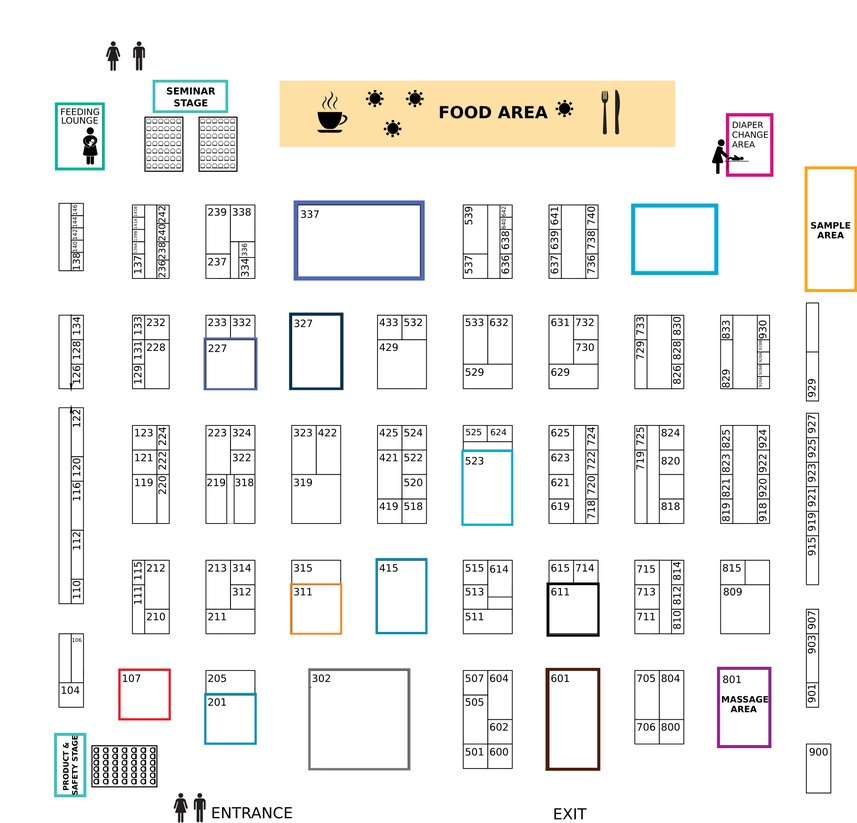
#> input picture path/SHOW.jpg, 857 x 823 px, shrunk from 4000 x 3841 before the run, found by its file name
$ python g_test4.py
#> lines starting #> are read from the running program, lines starting #| are printed output that depends on the picture; after the words box and inside, x2 and y2 are one past the last pixel; in counts of white or black regions, pixels touching at a corner belong together

import cv2
import numpy as np
import matplotlib.pyplot as plt
import pytesseract
from pytesseract import Output
import pandas as pd
import re
from skimage.morphology import skeletonize
from sklearn.cluster import KMeans
from scipy.spatial import distance_matrix

# Global variables to store state
contours = []
outer_contours = []
first_level_contours = []
filtered_contours = []
outer_to_inner = {}
original_image = None
history = []
filtered_contours_data = {}
contour_data = {}
outer_contour_data = {}
first_level_contours_data = {}
final_contours = []

def load_image(image_path):
    image = cv2.imread(image_path)
    return cv2.cvtColor(image, cv2.COLOR_BGR2RGB)  # Convert BGR to RGB

pytesseract.pytesseract.tesseract_cmd = r'C:\Users\naush\Tesseract-OCR\Tesseract-OCR\tesseract.exe'


def detect_contours(image):
    global outer_contours, first_level_contours  # Declare globals to be modified within the function

    # Convert image to RGB for plotting
    image_rgb = cv2.cvtColor(image, cv2.COLOR_BGR2RGB)

    # Convert image to grayscale and then to binary
    original_image = cv2.cvtColor(image_rgb, cv2.COLOR_RGB2GRAY)
    binary_image = cv2.adaptiveThreshold(original_image, 255, cv2.ADAPTIVE_THRESH_GAUSSIAN_C, cv2.THRESH_BINARY_INV, 25, 2)

    # Detect contours and hierarchy
    contours, hierarchy = cv2.findContours(binary_image, cv2.RETR_TREE, cv2.CHAIN_APPROX_SIMPLE)

    #print("all contours: ", len(contours))
    #plot_contours(image_rgb, contours)

    # Initialize dictionaries for inner contours by parent index
    inner_contours_by_parent = {}
    children_of_first_level = set()

    outer_contours = []  # Initialize as an empty list
    outer_to_inner = {}  # Initialize as an empty dictionary
    first_level_contours = []  # Initialize as an empty list

    for i, contour in enumerate(contours):
        level = hierarchy[0][i][3]  # parent index
        if level == -1:  # No parent, thus an outer contour
            outer_contours.append(contour)
            outer_to_inner[i] = {'contour': contour, 'inner_contours': []}
            inner_contours_by_parent[i] = []
        else:
            parent_index = level
            if parent_index in outer_to_inner:
                outer_to_inner[parent_index]['inner_contours'].append(contour)
                inner_contours_by_parent.setdefault(parent_index, []).append(contour)
                children_of_first_level.add(i)

    # Determine first-level inner contours
    for parent_index, inner_contours in inner_contours_by_parent.items():
        if outer_to_inner[parent_index]['contour'] is not None:  # The parent is an outer contour
            if len(inner_contours) > 0:  # Check if the outer contour has any inner contours
                for contour in inner_contours:
                    first_level_contours.append(contour)

    image_area = original_image.shape[0] * original_image.shape[1]
    outer_contours = [c for c in outer_contours if cv2.contourArea(c) >= 0.00005 * image_area]
    first_level_contours = [c for c in first_level_contours if cv2.contourArea(c) >= 0.00005 * image_area]

    # Plot outer contours
    plot_outer_contours(image_rgb, outer_contours)

    # Plot first-level inner contours
    plot_first_level_inner_contours(image_rgb, first_level_contours)

    print("outer_contours: ", len(outer_contours))
    print("first_level_contours: ", len(first_level_contours))

    # Filter outer contours based on their associated inner contours
    filtered_outer_contours = []
    for outer_index, data in outer_to_inner.items():
        outer_contour = data['contour']
        inner_contours = data['inner_contours']

        if outer_contour is not None:
            outer_area = cv2.contourArea(outer_contour)
            total_inner_area = sum(cv2.contourArea(c) for c in inner_contours)

            if total_inner_area >= 0.85 * outer_area:
                filtered_outer_contours.append(outer_contour)

    # Create a new variable for filtered contours
    filtered_contours = first_level_contours + filtered_outer_contours
    filtered_contours = [c for c in filtered_contours if cv2.contourArea(c) >= 0.00005 * image_area]

    # Plot filtered contours
    #plot_filtered_contours(image_rgb, filtered_contours)

    print("filtered_contours: ", len(filtered_contours))

    # Store final contour data
    filtered_contours_data = {
        hash_contour(c): {'area': cv2.contourArea(c), 'moments': cv2.HuMoments(cv2.moments(c)).flatten()}
        for c in filtered_contours
    }

    outer_contour_data = {
        hash_contour(c): {'area': cv2.contourArea(c), 'moments': cv2.HuMoments(cv2.moments(c)).flatten()}
        for c in outer_contours
    }

    first_level_contours_data = {
        hash_contour(c): {'area': cv2.contourArea(c), 'moments': cv2.HuMoments(cv2.moments(c)).flatten()}
        for c in first_level_contours
    }

    return outer_contour_data, first_level_contours_data, filtered_contours_data

"""
def plot_contours(image_rgb, contours):
    plt.figure(figsize=(10, 10))
    image_rgb_outer = image_rgb.copy()
    cv2.drawContours(image_rgb_outer, contours, -1, (0, 255, 0), 3)
    plt.imshow(image_rgb_outer)
    plt.title("ALL Contours")
    plt.axis('off')
    plt.show()

"""
def plot_outer_contours(image_rgb, outer_contours):
    plt.figure(figsize=(10, 10))
    image_rgb_outer = image_rgb.copy()
    cv2.drawContours(image_rgb_outer, outer_contours, -1, (0, 255, 0), 3)
    plt.imshow(image_rgb_outer)
    plt.title("Outer Contours")
    plt.axis('off')
    plt.show()

    plt.figure(figsize=(10, 10))
    contour_image = np.ones_like(cv2.cvtColor(image_rgb, cv2.COLOR_RGB2GRAY)) * 255
    cv2.drawContours(contour_image, outer_contours, -1, 0, thickness=cv2.FILLED)
    plt.imshow(contour_image, cmap='gray')
    plt.title("Contour Image")
    plt.axis('off')
    plt.show()

def plot_first_level_inner_contours(image_rgb, first_level_inner_contours):
    plt.figure(figsize=(10, 10))
    image_rgb_inner = image_rgb.copy()
    cv2.drawContours(image_rgb_inner, first_level_inner_contours, -1, (0, 0, 255), 3)
    plt.imshow(image_rgb_inner)
    plt.title("First-Level Inner Contours")
    plt.axis('off')
    plt.show()

"""
def plot_filtered_contours(image_rgb, filtered_contours):
    plt.figure(figsize=(10, 10))
    image_rgb_filtered = image_rgb.copy()
    cv2.drawContours(image_rgb_filtered, filtered_contours, -1, (0, 255, 0), 3)
    plt.imshow(image_rgb_filtered)
    plt.title("Filtered Contours")
    plt.axis('off')
    plt.show()

"""
def hash_contour(contour):
    return hash(tuple(map(tuple, contour.reshape(-1, 2))))


def extract_text_from_contour(image):
    ocr_result = pytesseract.image_to_data(image, output_type=Output.DICT, lang='train+eng+osd')
    text = []
    confidences = []

    for i in range(len(ocr_result['text'])):
        if int(ocr_result['conf'][i]) > 0:  # Only consider confident text results
            text.append(ocr_result['text'][i])
            confidences.append(float(ocr_result['conf'][i]))

    if text:
        confidence = confidences
        extracted_text = " ".join(text).strip()
    else:
        extracted_text = 'N/A'
        confidence = [0.0]

    return extracted_text, confidence

def process_image(image):
    #global final_contours
    global first_level_contours

    gray = cv2.cvtColor(image, cv2.COLOR_RGB2GRAY)
    binary = cv2.adaptiveThreshold(gray, 255, cv2.ADAPTIVE_THRESH_GAUSSIAN_C, cv2.THRESH_BINARY_INV, 25, 2)

    shop_data = []
    contours_with_data = []
    skeleton_contours_with_data=[]

    for contour in first_level_contours:
        x, y, w, h = cv2.boundingRect(contour)
        roi = binary[y:y+h, x:x+w]

        extracted_text, confidence = extract_text_from_contour(roi)
        cleaned_shop_info = extracted_text

        shop_data.append({
            'name': cleaned_shop_info,
            'coord': (x, y, w, h),  # Using bounding box coordinates
            'confidence': confidence
        })
        contours_with_data.append({
            'contour': contour,
            'coord': (x, y, w, h),
            'name': cleaned_shop_info,
            'confidence': confidence
        })

    for contour in outer_contours:
        x, y, w, h = cv2.boundingRect(contour)

        skeleton_contours_with_data.append({
            'contour': contour,
            'coord': (x, y, w, h)

        })


    return contours_with_data, shop_data,skeleton_contours_with_data

# [86 lines left out: functions skeletonize_image, highlight_and_find_max_distance_center_points, filter_end_path_points, reduce_path_points, plot_points, calculate_shop_distance_matrix, not called in this run]

def main():
    global final_contours, current_contours, history

    # Path to the input image
    image_path = r'C:\Users\naush\Downloads\path\SHOW.jpg'
    image = load_image(image_path)
#> in load_image, image is the input picture: shape (823, 857, 3); mean B, G, R 239.5, 241.3, 241.8

    detect_contours(image)
#> in detect_contours, `binary_image = cv2.adaptiveThreshold(original_image, 255, cv2.ADAPTIVE..`:
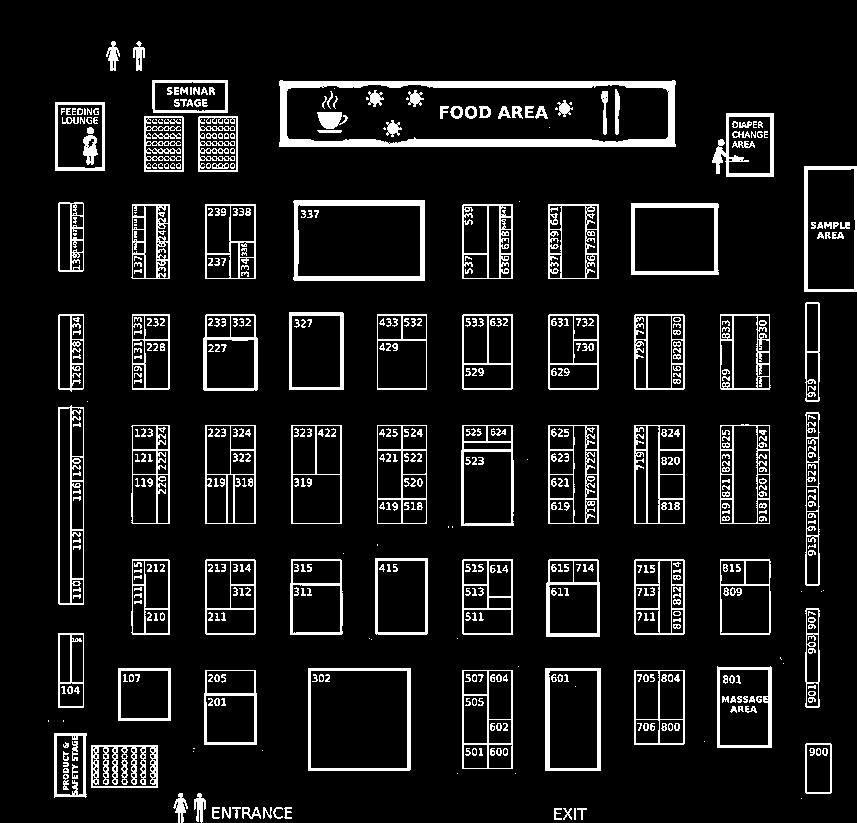
#> binary_image: shape (823, 857); 9.5% white; 556 white regions (74 under 20 px)
#> in detect_contours, `contours, hierarchy = cv2.findContours(binary_image, cv2.RETR_TREE, cv..`: contours = 1219 contours, 804 with area under 20; largest, box (x1, y1, x2, y2) and area: (279, 80, 676, 147) 25631, (286, 84, 669, 144) 20276, (293, 200, 425, 281) 10405, (308, 668, 411, 771) 10404, (310, 670, 408, 769) 9504
#> the loop in detect_contours, `for i, contour in enumerate(contours):` made 1219 passes
#> (level, parent_index) on passes 9, 10, 17, 24: (7, 7), (7, 7), (15, 15), (22, 22)
#> after the loop in detect_contours, `for i, contour in enumerate(contours):`: children_of_first_level = 437 items; inner_contours_by_parent = 94 items; outer_contours = 94 contours, 26 with area under 20; largest, box (x1, y1, x2, y2) and area: (279, 80, 676, 147) 25631, (293, 200, 425, 281) 10405, (308, 668, 411, 771) 10404, (804, 166, 857, 292) 6500, (631, 203, 719, 275) 6114; outer_to_inner = 94 items
#> the loop in detect_contours, `for parent_index, inner_contours in inner_contours_by_parent.items():` made 94 passes
#> (parent_index, inner_contours) on passes 1 to 4: (0, []), (1, []), (2, []), (3, [])
#> after the loop in detect_contours, `for parent_index, inner_contours in inner_contours_by_parent.items():`: first_level_contours = 437 contours, 233 with area under 20; largest, box (x1, y1, x2, y2) and area: (286, 84, 669, 144) 20276, (310, 670, 408, 769) 9504, (297, 204, 421, 277) 8698, (807, 168, 856, 290) 5652, (634, 207, 715, 272) 5118
#> in detect_contours, `outer_contours = [c for c in outer_contours if cv2.contourArea(c) >= 0..`: outer_contours = 60 contours; largest, box (x1, y1, x2, y2) and area: (279, 80, 676, 147) 25631, (293, 200, 425, 281) 10405, (308, 668, 411, 771) 10404, (804, 166, 857, 292) 6500, (631, 203, 719, 275) 6114
#> in detect_contours, `first_level_contours = [c for c in first_level_contours if cv2.contour..`: first_level_contours = 201 contours; largest, box (x1, y1, x2, y2) and area: (286, 84, 669, 144) 20276, (310, 670, 408, 769) 9504, (297, 204, 421, 277) 8698, (807, 168, 856, 290) 5652, (634, 207, 715, 272) 5118
#> in plot_outer_contours, `cv2.drawContours(image_rgb_outer, outer_contours, -1, (0, 255, 0), 3)`:
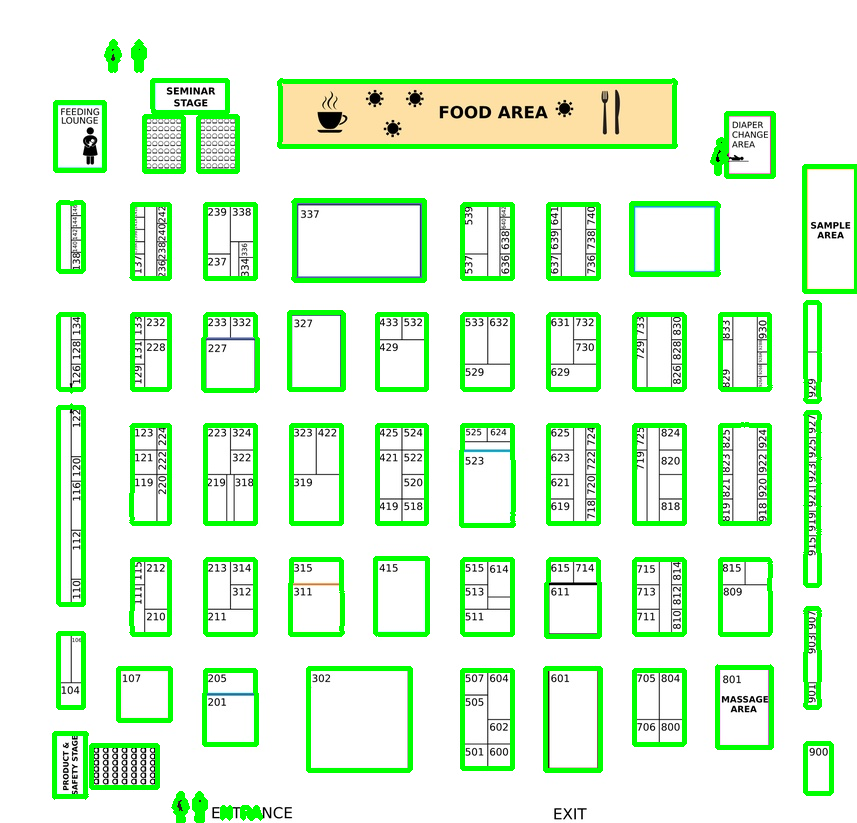
#> image_rgb_outer: shape (823, 857, 3); 10.62% of pixels changed, all inside (x1, y1, x2, y2) = (52, 39, 857, 823)
#> in plot_first_level_inner_contours, `cv2.drawContours(image_rgb_inner, first_level_inner_contours, -1, (0, ..`:
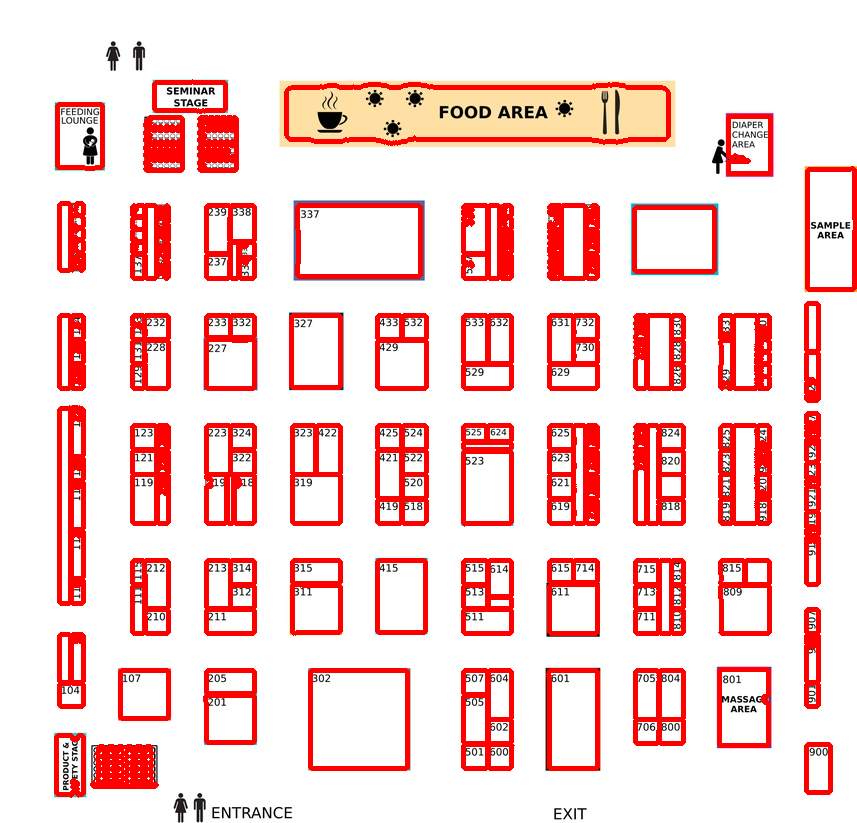
#> image_rgb_inner: shape (823, 857, 3); 14.58% of pixels changed, all inside (x1, y1, x2, y2) = (54, 79, 857, 798)
#| outer_contours:  60
#| first_level_contours:  201
#> the loop in detect_contours, `for outer_index, data in outer_to_inner.items():` made 94 passes
#> (outer_index, outer_contour, outer_area, total_inner_area) on passes 20, 27, 29: (22, [[91, 745], [91, 787], [157, 787], [157, 745]], 2772, 1960.5), (134, [[462, 670], [462, 768], [512, 768], [512, 670]], 4900, 4524.5), (181, [[545, 668], [545, 770], [600, 770], [600, 668]], 5610, 4705)
#> after the loop in detect_contours, `for outer_index, data in outer_to_inner.items():`: filtered_outer_contours = 61 contours, 25 with area under 20; largest, box (x1, y1, x2, y2) and area: (308, 668, 411, 771) 10404, (804, 166, 857, 292) 6500, (461, 425, 514, 526) 5133, (58, 405, 84, 605) 4927, (462, 670, 513, 769) 4900
#> in detect_contours, `filtered_contours = first_level_contours + filtered_outer_contours`: filtered_contours = 262 contours, 25 with area under 20; largest, box (x1, y1, x2, y2) and area: (286, 84, 669, 144) 20276, (308, 668, 411, 771) 10404, (310, 670, 408, 769) 9504, (297, 204, 421, 277) 8698, (804, 166, 857, 292) 6500
#> in detect_contours, `filtered_contours = [c for c in filtered_contours if cv2.contourArea(c..`: filtered_contours = 237 contours; largest, box (x1, y1, x2, y2) and area: (286, 84, 669, 144) 20276, (308, 668, 411, 771) 10404, (310, 670, 408, 769) 9504, (297, 204, 421, 277) 8698, (804, 166, 857, 292) 6500
#| filtered_contours:  237
#> in detect_contours, `filtered_contours_data = { hash_contour(c): {'area': cv2.contourArea(c..`: filtered_contours_data = 237 items
#> in detect_contours, `outer_contour_data = { hash_contour(c): {'area': cv2.contourArea(c), '..`: outer_contour_data = 60 items
#> in detect_contours, `first_level_contours_data = { hash_contour(c): {'area': cv2.contourAre..`: first_level_contours_data = 201 items

    # Extract shop data
    contours_with_data, shop_data,skeleton_contours_with_data = process_image(image)
#> in process_image, `binary = cv2.adaptiveThreshold(gray, 255, cv2.ADAPTIVE_THRESH_GAUSSIAN..`:
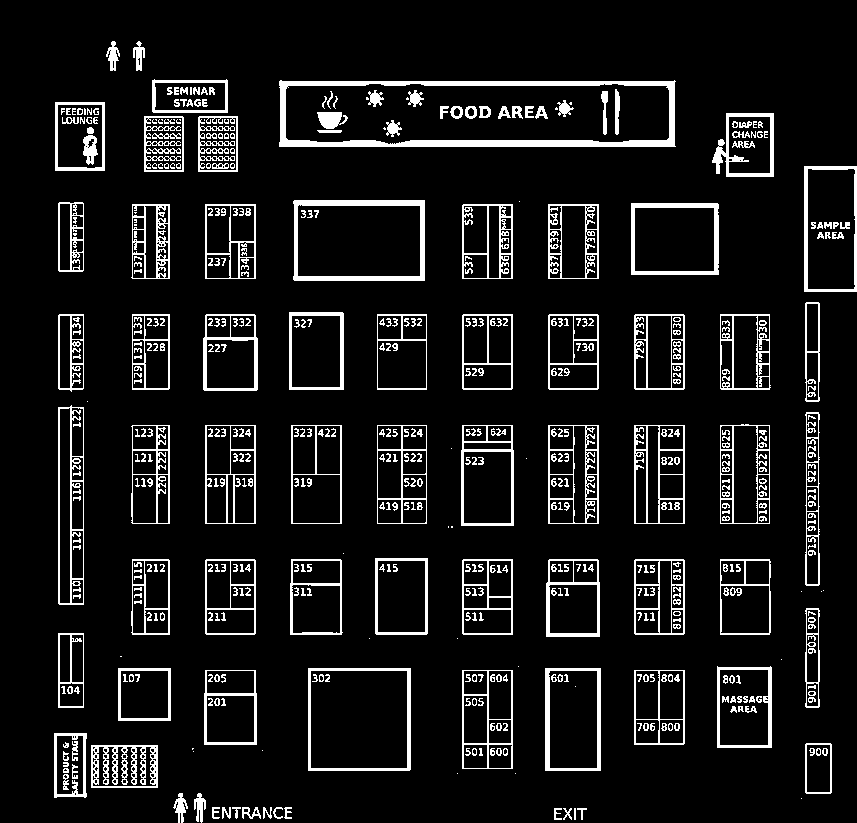
#> binary: shape (823, 857); 9.3% white; 553 white regions (71 under 20 px), largest, box (x1, y1, x2, y2) and area: (279, 80, 676, 147) 5128, (293, 200, 425, 281) 2076, (91, 745, 158, 788) 1451
#> the loop in process_image, `for contour in first_level_contours:` made 1 pass
#> (x, y, w, h) on pass 1: (92, 746, 65, 41)
#> pass 1, in process_image, `roi = binary[y:y+h, x:x+w]`:
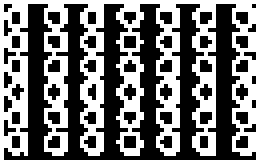
#> roi: shape (41, 65) (shown 4 times larger); 46.3% white in thin lines or dots
#> after the loop in process_image, `for contour in first_level_contours:`: contours_with_data = []

    # Filter out shop data with alphanumeric names and non-blank names
    shop_data = [shop for shop in shop_data if shop['name'].strip() and re.search(r'[A-Za-z0-9]', shop['name'])]

    # Skeletonize and get path points
    path_points = skeletonize_image(image, skeleton_contours_with_data)

    # Filter end path points
    filtered_path_points, remaining_path_points = filter_end_path_points(path_points, image.shape)

    # Updated path points
    updated_path_points = remaining_path_points

    # Reduce path points
    final_path_points = reduce_path_points(updated_path_points, n_clusters=len(updated_path_points) // 20)

    # Plot the original path points
    plot_points(image, path_points, [], "Original Path Points")

    # Plot the filtered path points
    plot_points(image, filtered_path_points, [], "Filtered End Path Points")

    # Find shop points using updated path points
    shop_points, detailed_shop_data, shop_names = highlight_and_find_max_distance_center_points(contours_with_data, updated_path_points)

    # Filter out detailed shop data with alphanumeric names and non-blank names
    detailed_shop_data = [shop for shop in detailed_shop_data if shop['shop_name'].strip() and re.search(r'[A-Za-z0-9]', shop['shop_name'])]

    # Convert lists to tuples in detailed_shop_data
    for shop in detailed_shop_data:
        shop['shop_coord'] = tuple(shop['shop_coord'])

    # Convert to DataFrame and ensure no lists remain
    shop_df = pd.DataFrame(detailed_shop_data)
    shop_df = shop_df.applymap(lambda x: tuple(x) if isinstance(x, list) else x)  # Convert lists to tuples
    shop_df = shop_df.drop_duplicates()

    # Plot the final path points and shop points
    plot_points(image, final_path_points, shop_points, "Final Path Points and Shop Points")

    # Save final path points to Excel
    path_df = pd.DataFrame(final_path_points, columns=['x', 'y'])
    path_df.to_excel(r'C:\projects\super_admin\final_path_points2.xlsx', index=False)

    # Save shop data to Excel
    shop_df.to_excel(r'C:\projects\super_admin\cordshop1.xlsx', index=False)

    # Calculate and save the shop distance matrix
    shop_distance_df = calculate_shop_distance_matrix(detailed_shop_data).drop_duplicates()
    shop_distance_df.to_excel(r'C:\projects\super_admin\shop_distance_matrix3.xlsx')

    print("Data saved successfully.")

if __name__ == "__main__":
    main()
#> (the call stopped at in extract_text_from_contour, `ocr_result = pytesseract.image_to_data(image, output_type=Output.DICT,..`: pytesseract is not available in this run)
